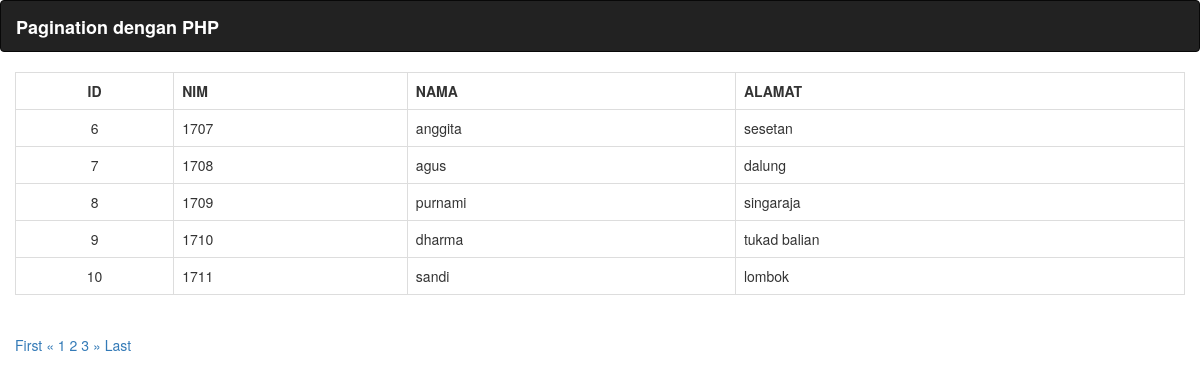
Screenshot of /tugas9/index.php?page=2 with the database file from the repository.
### tables this page shows
CREATE TABLE `users` (
  `id` int(11) NOT NULL,
  `nim` int(10) NOT NULL,
  `nama` varchar(100) NOT NULL,
  `alamat` text NOT NULL
);

### tugas9/index.php (the view, shortened to what this page needs)
<!DOCTYPE html>
<html lang="en">
  <head>
    <link href="css/bootstrap.min.css" rel="stylesheet">
  </head>
  <body>
    <nav class="navbar navbar-inverse" role="navigation">
      <div class="container-fluid">
        <div class="navbar-header">
          <a class="navbar-brand" href="#" style="color: white;"><b>Pagination dengan PHP</b></a>
    </nav>
    <div style="padding: 0 15px;">
      <div class="table-responsive">
        <table class="table table-bordered">
          <tr>
            <th class="text-center">ID</th>
            <th>NIM</th>
            <th>NAMA</th>
            <th>ALAMAT</th>
          </tr>
          <?php
          include "config.php";
          $page = (isset($_GET['page']))? $_GET['page'] : 1;
          $limit = 5;
          $limit_start = ($page - 1) * $limit;
          $sql = $pdo->prepare("SELECT * FROM users LIMIT ".$limit_start.",".$limit);
          $sql->execute();
          $id = $limit_start + 1;
          while($data = $sql->fetch()){
          ?>
            <tr>
              <td class="align-middle text-center"><?php echo $id; ?></td>
              <td class="align-middle"><?php echo $data['nim']; ?></td>
              <td class="align-middle"><?php echo $data['nama']; ?></td>
              <td class="align-middle"><?php echo $data['alamat']; ?></td>
            </tr>
          <?php
            $id++;
          }
          ?>
        </table>
      </div>
      <ul class="pagination">
        <?php
        if($page == 1){
        ?>
          <a href="#">First</a>
          <a href="#">&laquo;</a>
        <?php
        }else{
          $link_prev = ($page > 1)? $page - 1 : 1;
        ?>
          <a href="index.php?page=1">First</a>
          <a href="index.php?page=<?php echo $link_prev; ?>">&laquo;</a>
        <?php
        }
        ?>
        <?php
        $sql2 = $pdo->prepare("SELECT COUNT(*) AS jumlah FROM users");
        $sql2->execute();
        $get_jumlah = $sql2->fetch();
        $jumlah_page = ceil($get_jumlah['jumlah'] / $limit);
        $jumlah_number = 3;
        $start_number = ($page > $jumlah_number)? $page - $jumlah_number : 1;
        $end_number = ($page < ($jumlah_page - $jumlah_number))? $page + $jumlah_number : $jumlah_page;
        for($i = $start_number; $i <= $end_number; $i++){
          $link_active = ($page == $i)? ' ' : '';
        ?>
        <?php echo $link_active; ?> <a href="index.php?page=<?php echo $i; ?>"><?php echo $i; ?></a></li>
        <?php
        }
        ?>
        <?php
        if($page == $jumlah_page){
        ?>
          <a href="#">&raquo;</a>
          <a href="#">Last</a>
        <?php
        }else{
          $link_next = ($page < $jumlah_page)? $page + 1 : $jumlah_page;
        ?>
          <a href="index.php?page=<?php echo $link_next; ?>">&raquo;</a>
          <a href="index.php?page=<?php echo $jumlah_page; ?>">Last</a>
        <?php
        }
        ?>
      </ul>
    </div>
  </body>
</html>

### tugas9/index.php (style rules this page uses)
.align-middle { vertical-align: middle !important; }

### rows the page displays
users: nim "1707", nama "anggita", alamat "sesetan"
users: nim "1708", nama "agus", alamat "dalung"
users: nim "1709", nama "purnami", alamat "singaraja"
users: nim "1710", nama "dharma", alamat "tukad balian"
users: nim "1711", nama "sandi", alamat "lombok"
